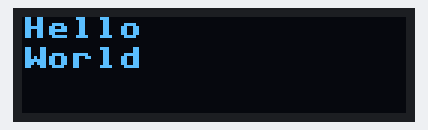
The program below on a simulated ESP32 board running MicroPython. Shown: 128×32 one-colour display. Library files of the repository ran but are not shown: ssd1306.py. At 1.1 s the program stops and its outputs stay as they are.

Above: at 1.1 s.

The program:

ssd1306_inicial.py
```python
import machine, time
from ssd1306 import SSD1306_I2C
i2c = machine.SoftI2C(sda=machine.Pin(21), scl=machine.Pin(22))
oled = SSD1306_I2C(128, 32, i2c)

oled.fill(1)
oled.show()
oled.fill(0)
oled.show()
time.sleep(1)
oled.text('Hello', 0, 0)
oled.text('World', 0, 10)
oled.show()
```
